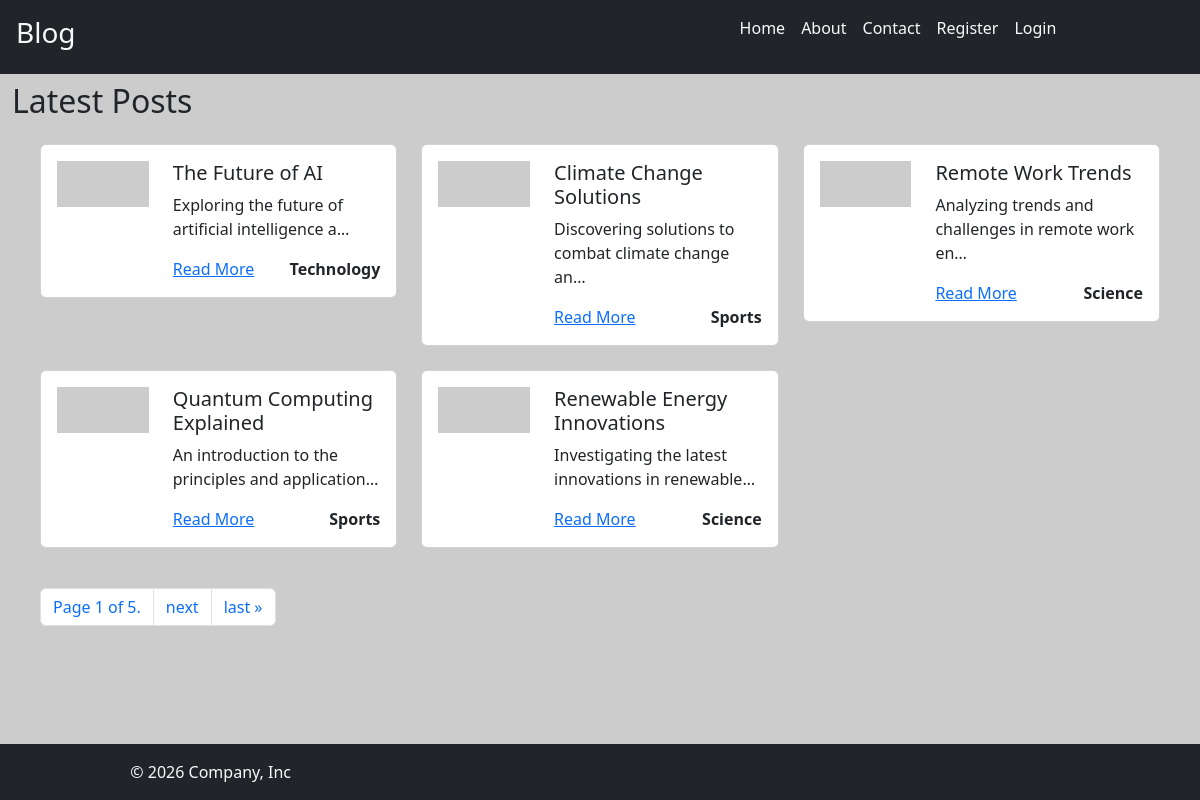
The page / on the database its author committed.
### blog/models.py (models this page shows, shortened)
class Post(models.Model):
    title = models.CharField(max_length = 100)
    content = models.TextField()
    img_url = models.ImageField(null = True, upload_to = "posts/images")
    created_at = models.DateTimeField(auto_now_add = True)
    slug = models.SlugField(unique = True)
    category = models.ForeignKey(Categorys, on_delete=models.CASCADE)
    user = models.ForeignKey(User, on_delete=models.CASCADE, null = True)
    is_published = models.BooleanField(default = False)
    @property
    def formatted_img_url(self) :
        url = self.img_url if self.img_url.__str__().startswith(('http://', 'https://')) else self.img_url.url
        return url

class Categorys(models.Model):
    name = models.CharField(max_length = 100)

### blog/views.py (the view)
# urls.py: path('', views.index, name = 'index'),
def index(request):
    all_posts = Post.objects.filter(is_published = True)
    paginator = Paginator(all_posts, 5) # Show 5 posts per page
    page_no = request.GET.get('page')
    page_obj = paginator.get_page(page_no)
    return render(request, 'index.html',{"blog_title" : titles[0], "page_objs" : page_obj})

### blog/templates/index.html (shortened to what this page needs)
{% extends "base.html" %}
{% block content %}
    <div class="container-fluid ">
        <div class="row my-2">
            <div class="col">
                <h2 >{{ blog_title }}</h2>
            </div>
        </div>
        <div class="row m-3">
            {% if page_objs %}
                {% for post in page_objs %}
                    <div class="col-4 mb-4">
                        <div class="card">
                            <div class="card-body">
                                <div class="row">
                                    <div class="col-md-4">
                                        <img style="height:300; width:300" src="{{post.formatted_img_url}}" class="img-fluid" alt="...">
                                    </div>
                                    <div class="col-md-8">
                                        <h5 class="card-title">{{post.title}}</h5>
                                        <p class="card-text">{{post.content | truncatechars:50}}</p>
                                        <div class="d-flex justify-content-between">
                                            <a href="{% url 'details' slug=post.slug %}">Read More</a>
                                            <a class="text-decoration-none text-dark fw-bold" href="#">{{post.category.name}}</a>
                                        </div>
                                    </div>
                                </div>
                            </div>
                        </div>
                    </div>
                {% endfor %}
                {% if page_objs.has_other_pages %}
                    <div class="col-12 my-3">
                        <nav aria-label="Page navigation">
                                <ul class="pagination">
                                <li class="page-item"><span class="page-link">Page {{ page_objs.number }} of {{ page_objs.paginator.num_pages }}.</span></li>
                        {% if page_objs.has_next %}
                                <li class="page-item">
                                    <a class="page-link" href="?page={{ page_objs.next_page_number }}" aria-label="Next">
                                        <span aria-hidden="true">next</span>
                                    </a>
                                </li>
                                <li class="page-item">
                                    <a class="page-link" href="?page={{ page_objs.paginator.num_pages }}" aria-label="Last">
                                        <span aria-hidden="true">last &raquo;</span>
                                    </a>
                                </li>
                            </ul>
                        </nav>
                        {% endif %}
                    </div>
                {% endif %}
            {% else %}
                <h3>No posts available.</h3>
            {% endif %}
        </div>
    </div>
{% endblock %}

### blog/templates/base.html (shortened to what this page needs)
{% load static %}
<!DOCTYPE html>
<html lang="en">
<head>
    <link href="https://cdn.jsdelivr.net/npm/bootstrap@5.3.3/dist/css/bootstrap.min.css" rel="stylesheet">
    <link rel="stylesheet" href="{% static 'blog/style.css' %}">
    <link rel="stylesheet" href="https://cdn.jsdelivr.net/npm/bootstrap-icons@1.3.0/font/bootstrap-icons.css">
</head>
<body class="d-flex flex-column min-vh-100">
    {% include "includes/header.html" %}
   <main class="flex-grow-1">
        {% block content %}
        {% endblock %}
    </main>
    {% include "includes/footer.html" %}
</body>
</html>

### blog/templates/includes/header.html
<header class="p-3 bg-dark text-white">
        <div class="row">
            <div class="col">
                <a class="text-light text-decoration-none" href="{% url 'index' %}"><h3>Blog</h3></a>
            </div>
            <div class="col">
                <div class="d-flex justify-content-center gap-3">
                    <a class="text-light text-decoration-none" href="{% url 'index' %}">Home</a>
                    <a class="text-light text-decoration-none" href="{% url 'about' %}">About</a>
                    <a class="text-light text-decoration-none" href="{% url 'contact' %}">Contact</a>
                    {% if user.is_authenticated %}
                    <a class="text-light text-decoration-none" href="{% url 'dashboard' %}">Dashboard</a>
                    <a class="text-light text-decoration-none" href="{% url 'logout' %}">Logout</a>
                    {% else %}
                    <a class="text-light text-decoration-none" href="{% url 'register' %}">Register</a>
                    <a class="text-light text-decoration-none" href="{% url 'login' %}">Login</a>
                    {% endif %}
                </div>
            </div>
        </div>
</header>

### blog/templates/includes/footer.html
<footer class="bg-dark text-light p-3">
        <div class="col-4 d-flex justify-content-center align-items-center">
          <span class="text-light">© 2026 Company, Inc</span>
        </div>
</footer>

### blog/static/blog/style.css (style rules this page uses)
body { background-color: #cccccc; }

### rows shown on the page
Post: title "The Future of AI", content "Exploring the future of artificial intelligence a…", category.name "Technology"
Post: title "Climate Change Solutions", content "Discovering solutions to combat climate change an…", category.name "Sports"
Post: title "Remote Work Trends", content "Analyzing trends and challenges in remote work en…", category.name "Science"
Post: title "Quantum Computing Explained", content "An introduction to the principles and application…", category.name "Sports"
Post: title "Renewable Energy Innovations", content "Investigating the latest innovations in renewable…", category.name "Science"

### other values the page prints
{{ blog_title }} "Latest Posts"
{{ page_objs.number }} "1"
{{ page_objs.paginator.num_pages }} "5"
